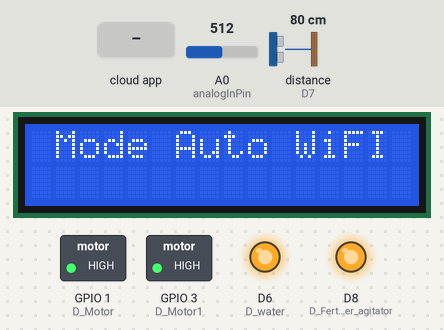
Bench run of a sketch on a simulated ESP8266 (Wemos D1 mini). Parts: 16×2 character LCD, switched loads named in the sketch (green lamp = pin HIGH), output pins drawn as LEDs (lit = HIGH). Wiring (inferred from the names in the program): ultrasonic range finder: trigger D0; echo D7. The inputs (shaded band) are chosen by the test bench; at power-on: A0 (analogInPin) = 512, distance to the obstacle (sensor on D7) 80 cm. The echo pulse lasts 58.3 µs per cm; WiFi joins after 1.5 s; servers stay silent unless stated; the local clock reads 2024-03-15 10:24:30 at power-on unless the sketch sets it; the Firebase database answers and starts empty; pins used as bus, display or sensor lines are not drawn; what the sketch prints to the serial monitor is not drawn.

Above: at 5.2 s.
5.3 s: the phone or cloud app sets Mode to 1
At 6.7 s:
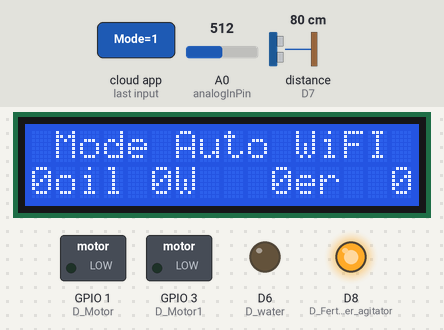
13.8 s: the phone or cloud app sets Mode to 0
At 22.6 s:
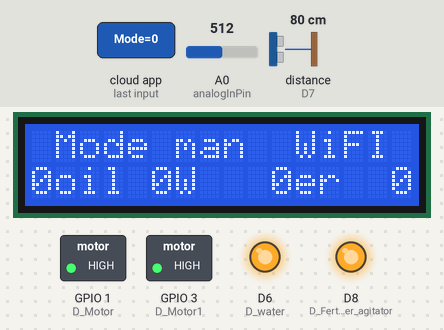
23.3 s: the phone or cloud app sets Distance to 1
At 28.3 s:
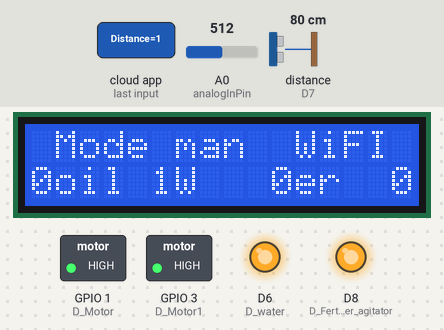
29.1 s: the phone or cloud app sets fertilizer to 1
At 34.1 s:
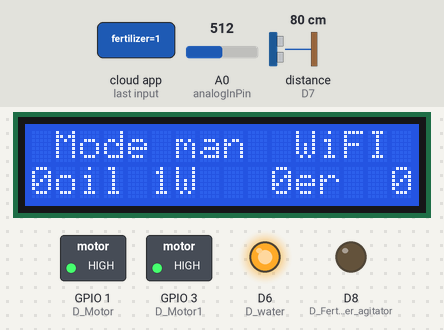
34.8 s: the phone or cloud app sets water to 1
At 44.8 s:
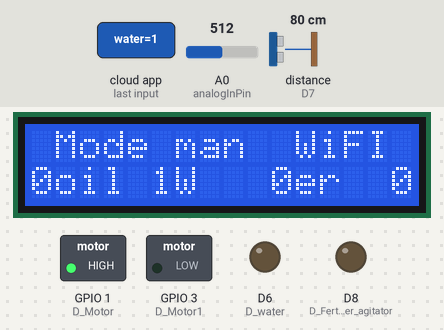
46.3 s: the phone or cloud app sets fertilizer to 0
At 51.8 s:
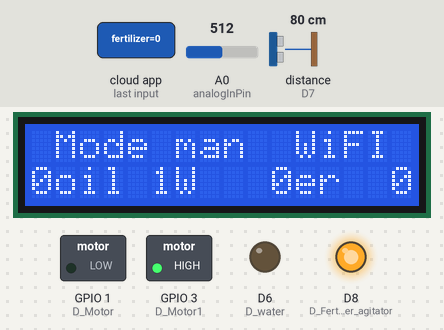
Timing chart, 0 to 53.1 s (numbered marks = the images above; inputs shaded):
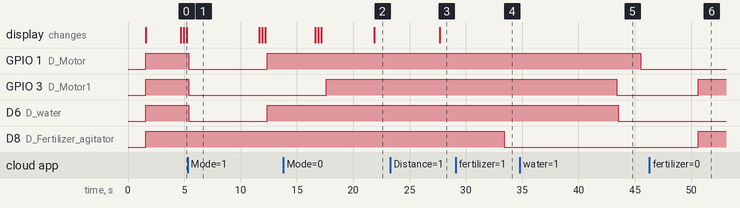

The sketch:

wemos.ino
```cpp
   #include "Wire.h"
#include "SPI.h"  // not used here, but needed to prevent a RTClib compile error
#include "RTClib.h"
#include "FirebaseESP8266.h"
#include <TridentTD_LineNotify.h>
#include <LiquidCrystal_I2C.h>
#include <SoftwareSerial.h>
#include "ThingSpeak.h"

#if defined(ESP8266)
#include <ESP8266WiFi.h>          //https://github.com/esp8266/Arduino
#else
#include <WiFi.h>          //https://github.com/esp8266/Arduino
#endif
#include <DNSServer.h>
#if defined(ESP8266)
#include <ESP8266WebServer.h>
#else
#include <WebServer.h>
#endif
#include <WiFiManager.h>
FirebaseData firebaseData;

RTC_DS3231 RTC;
LiquidCrystal_I2C lcd(0x27, 16, 2);
int data = 0;
int distance = 0;
#include <SoftwareSerial.h>
SoftwareSerial mySerial(D5, D2); // MRX, TX
//กำหนดขาของอุปกรณ์
const int pingPin = D0;
int inPin = D7;
#define D_Fertilizer_agitator D8 //เครื่องกวนปุ๋ย
#define D_water D6       //โซลินอยด์วาล์วระบบน้ำ//
#define D_Motor D10     //มอเตอร์//
#define D_Motor1 D9
// Config Firebase
#define FIREBASE_HOST "https://banana-2b8f2.firebaseio.com/"
#define FIREBASE_AUTH "CmdaAL0cg7MZ0BdtYS4MNgV8tlnAzsHmDtvupC9s"
// Config Thingeak
unsigned long myChannelNumber = 1082376;
const char * myWriteAPIKey = "2QVU67LMN9954N7N";
// Line config
#define LINE_TOKEN1 "tL0EDApus4aU9EPsNRQvwgKUSJ5mkLqCa0IU37ZyEcr"  //ความชื้นในดิน
#define LINE_TOKEN2 "HEWcRtoPzB88AmLRBee8ycVzoctR09yGOm6pVOxQSNz"  // ปุ๋ยในดิน
#define LINE_TOKEN3 "1I2WG8dFvBWDpSKC6kp3qDsoKUx9H6lqACqHjt5E03W"  // ระดับน้ำในถัง
#define LINE_TOKEN4 "Fg0fArlfVyyZPLMEmAeSx2QxWNVzHplPgd79nEMEetG"  // ระดับปุ๋ยในถัง
WiFiClient  client;
DateTime now = RTC.now();
String i2cget;
String Distance = "", fertility = "", StringCut1, StringCut2, StringCut3, StringCut4, String1, String2, String3, String4;
int Mode = 1;
int Soil1, Distance1, Fertility1, tank1;//ค่าที่เซ็ต
int Soil, fertility2, Distance2, tank2;//ค่าเซนเซอร์
int Soil3, Fertility3, Distance3, tank3; //ค่าที่เซ็ต -10
int  T_minute;
int WaterPlant = 0;
int waterHour = 0;
int waterMin = 0;
int waitHour = 0;
int waitMin = 0;
void setup() {
  Serial.begin(115200);
  mySerial.begin(115200);
  WiFiManager wifiManager;
  wifiManager.autoConnect("Durian");
  lcd.begin();
  lcd.backlight();
  Wire.begin();
  RTC.begin();
  lcd.clear();
  WIFI_Setup();
  pinMode(D5, OUTPUT);
  pinMode(D2, INPUT);
  pinMode(D_water, OUTPUT);
  pinMode(D_Motor, OUTPUT);
  pinMode(D_Motor1, OUTPUT);
  pinMode(D_Fertilizer_agitator , OUTPUT);
  digitalWrite(D_water, HIGH);
  digitalWrite(D_Motor, HIGH);
  digitalWrite(D_Motor1, HIGH);
  digitalWrite(D_Fertilizer_agitator , HIGH);
  Firebase.begin(FIREBASE_HOST, FIREBASE_AUTH);
  RTC.adjust(DateTime(__DATE__, __TIME__));
  if (! RTC.isrunning()) {
    Serial.println("RTC is NOT running!");
    RTC.adjust(DateTime(__DATE__, __TIME__));
  }
  DateTime now = RTC.now();
}
void loop() {
  mySerialEvent();
  soilsensor();
  tank();
  doTime();
  Line();
  ThingSpeakcc();
  Firebasecc();
  Lcd();
  auto1();
  manual1();
   Set();

  delay(1000);
}
void Set(){
  Soil3= Soil1-20;
  Fertility3 =Fertility1-20;
  Distance3=Distance1-20;
  tank3=tank1-20;
}
void doTime() {
  DateTime now = RTC.now();
  Serial.print(now.hour(), DEC);
  Serial.print(':');
  Serial.print(now.minute(), DEC);
  Serial.print(':');
  Serial.println(now.second(), DEC);
  T_minute = int(now.minute());
}
void WIFI_Setup() {
  Serial.println("Connected: " + String(WiFi.SSID()));
  Serial.println("with Password: " + String(WiFi.psk()));
  Serial.println("IP " + WiFi.localIP().toString());

  ThingSpeak.begin(client);
  Serial.println(WiFi.localIP());
  Firebase.begin(FIREBASE_HOST, FIREBASE_AUTH); // Google Firebase
}
//############################################################################################//
void Delaywater() {
  Firebase.reconnectWiFi(true);
  Firebase.getInt(firebaseData, "water");
  data = firebaseData.intData();
  if (data == 0) {
    //    Serial.println("Device OFF");
    digitalWrite(D6, HIGH); //โซลินอยด์วาล์วระบบน้ำ//
    digitalWrite(D10, HIGH); //มอเตอร์//
    Serial.println("Delaywater OFF");
    Serial.println(" ");
  }
  else {
    //    Serial.println("Device ON");
    digitalWrite(D6, LOW); //โซลินอยด์วาล์วระบบน้ำ//
    delay(2000);
    digitalWrite(D10, LOW); //มอเตอร์//
    Serial.println("Delaywater ON");
    Serial.println(" ");
  }
}
//##########################################################################################//
void Delayfertilizer() {
  Firebase.reconnectWiFi(true);
  Firebase.getInt(firebaseData, "fertilizer");
  data = firebaseData.intData();

  if (data == 0) {
    //    Serial.println("Device OFF");
    digitalWrite(D8, HIGH); //เครืองกวน

    digitalWrite(D9, HIGH); //มอเตอร์
    Serial.println("Delayfertilizer OFF");
    Serial.println(" ");
  }
  else {
    //    Serial.println("Device ON");
    digitalWrite(D8, LOW); //เครื่องกวน
    delay(10000);
    digitalWrite(D9, LOW); // มาเตอร์
    Serial.println("Delayfertilizer ON");
    Serial.println(" ");
  }
}
//##########################################################################################//
void mySerialEvent() {
  while (mySerial.available()) {
    char inChar = (char)mySerial.read();
    //    Serial.println(inChar);
    if (inChar != '\r')
    {
      Distance += inChar;
      fertility += inChar;
    } else
    {
      US1();
      Npk_1();
    }
  }
}
void tank() {
  long duration, tank;
  pinMode(pingPin, OUTPUT);
  digitalWrite(pingPin, LOW);
  delayMicroseconds(2);
  digitalWrite(pingPin, HIGH);
  delayMicroseconds(10);
  digitalWrite(pingPin, LOW);
  pinMode(inPin, INPUT);
  duration = pulseIn(inPin, HIGH);
  tank = duration / 58.2;
  tank = 100 - tank;
  Serial.print("tank is:");
  Serial.print(tank);
  tank2 = tank;
  Serial.println("cm");
  delay(100);
}
void soilsensor() {
  int soilsensor = Serial.parseInt();
  const int analogInPin = A0;
  int sensorValue = 0;
  Soil = 0;
  sensorValue = analogRead(analogInPin);
  Soil = map(sensorValue, 870, 1023, 100, 0);
  Serial.print ("Soil Moisture : ");
  Serial.print(Soil);
  Serial.println(" %");

  delay(500);

}
void US1() {
  StringCut1 = Distance;
  StringCut2 = Distance;
  String1 = StringCut1.substring(1, 2);
  if (String1 == "d") {
    String2 = StringCut2.substring(2, StringCut2.length());
    Serial.println("mySerialEvent -> Distance = " + String2);
    Distance2 = String2.toInt();  //length

  }
  Distance = "";

}
void Npk_1() {
  StringCut3 = fertility;
  StringCut4 = fertility;
  String3 = StringCut3.substring(1, 2);
  //  Serial.println("String3 = f -> " + String3);
  if (String3 == "f") {
    String4 = StringCut4.substring(2, StringCut4.length() );
    Serial.println("mySerialEvent -> Fertility = " + String4);
    String4 = String4.toInt();  //length
    fertility2 = String4.toInt();
  }
  else {
  }
  fertility = "";
}

void auto1() {     //เปรียบเทียบค่าที่ได้รับมาจาก Firebase
  // data1 = Firebase.getInt("Mode");
  Firebase.reconnectWiFi(true);
  Firebase.getInt(firebaseData, "Mode");
  Mode = firebaseData.intData();
  if (Mode == 1 )
  {
    Serial.println("Mode Auto");
    //วัดปุ๋ย
    if ((fertility2 <= Fertility3) && (tank2 >= tank1 ) && ( Soil <= Soil3) && (Distance2 >= Distance1)) {
      int Hour = int(now.hour());
      int Min = int(now.minute());
      digitalWrite(D8, LOW ); //เปิดเครื่องกวนปุ๋ย
      digitalWrite(D9, LOW); //เปิดมอเตอร์//
      setTime(15, "water");
      digitalWrite(D8, HIGH ); //ปิดเครื่องกวนปุ๋ย
      digitalWrite(D6, LOW); //เปิดโซลินอยด์วาล์วระบบน้ำ//
      digitalWrite(D10, LOW); //เปิดมอเตอร์//

    }

    else if (tank2 <= tank3) {

      digitalWrite(D9, HIGH); //ปิดมอเตอร์//
    }
    // ให้น้ำ
    DateTime now = RTC.now();
    if (( Soil <= Soil3) && ( Distance2 >= Distance1 )) { //ตรวจสอบน้ำในแท๊ง
      int Hour = int(now.hour());
      int Min = int(now.minute());
      if (WaterPlant == 0) {
        digitalWrite(D6, LOW); //เปิดโซลินอยด์วาล์วระบบน้ำ//
        delay(2000);
        digitalWrite(D10, LOW); //เปิดมอเตอร์//
        Serial.print("รดน้ำเวลา "); Serial.print(Hour); Serial.print(" : "); Serial.println(Min);
        setTime(15, "water"); //ตั้งเวลารดน้ำ
        WaterPlant = 1;
        Serial.print("รดต่อถึงเวลา "); Serial.print(waterHour); Serial.print(" : "); Serial.println(waterMin);
      } else if (Hour == waterHour && Min == waterMin) {
        digitalWrite(D6, HIGH); //ปิดโซลินอยด์วาล์วระบบน้ำ
        digitalWrite(D10, HIGH); //ปิดมอเตอร์//
        Serial.println("ไม่รดแล้วนะ");
        setTime(30, "wait"); //ตั้งเวลาหยุด
      } else if (Hour == waitHour && Min == waitMin) {
        WaterPlant = 0;
        Serial.println("รดต่อละนะ");
      }
    } else if (( Soil >= Soil1) || ( Distance2 <= Distance3 )) {
      digitalWrite(D6, HIGH); //ปิดโซลินอยด์วาล์วระบบน้ำ//
      digitalWrite(D10, HIGH); //ปิดมอเตอร์//
      WaterPlant = 0;
      Serial.println("บังคับหยุดรดน้ำ");
    }
  }
}
void setTime(int waitTime, String command) {
  DateTime now = RTC.now();
  int Min = int(now.minute()) + waitTime;
  int Hour = int(now.hour());
  if (Min > 60) {
    Min -= 60;
    if (Hour == 23) Hour = 0;
    else Hour += 1;
  }
  if (command == "water") {
    waterHour = Hour;
    waterMin = Min;
  } else if (command == "wait") {
    waitHour = Hour;
    waitMin = Min;
  }
}
void manual1() {     //เปรียบเทียบค่าที่ได้รับมาจาก Firebase
  Firebase.reconnectWiFi(true);
  Firebase.getInt(firebaseData, "Mode");
  Mode = firebaseData.intData();
  if (Mode == 0 ) {
    Serial.println("Mode Manual");
    Serial.println(" ");
    Delayfertilizer();
    Delaywater();

  }
}
void Firebasecc() {
  Firebase.reconnectWiFi(true);
  Firebase.setInt(firebaseData, "sensor/Soil Moisture1", Soil);
  Soil = firebaseData.intData();

  Firebase.reconnectWiFi(true);
  Firebase.setInt(firebaseData, "sensor/Distance1", Distance2);
  Distance2 = firebaseData.intData();
  Firebase.reconnectWiFi(true);
  Firebase.setInt(firebaseData, "sensor/Fertility1", fertility2);
  fertility2 = firebaseData.intData();
  Firebase.reconnectWiFi(true);
  Firebase.setInt(firebaseData, "sensor/tank1", tank2);
  tank2 = firebaseData.intData();
  Firebase.getInt(firebaseData, "sensor/Soil Moisture");
  Soil1 = firebaseData.intData();
  Firebase.getInt(firebaseData, "sensor/Distance");
  Distance1 = firebaseData.intData();
  Firebase.getInt(firebaseData, "sensor/Fertility");
  Fertility1 = firebaseData.intData();
  Firebase.getInt(firebaseData, "sensor/tank");
  tank1 = firebaseData.intData();

}
void ThingSpeakcc() {
  ThingSpeak.setField(1, Soil);
  ThingSpeak.setField(2, fertility2);
  ThingSpeak.setField(3, Distance2);
  ThingSpeak.setField(4, tank2);
  // write to the ThingSpeak channel
  int x = ThingSpeak.writeFields(myChannelNumber, myWriteAPIKey);
  if (x == 200) {
    Serial.println("Channel update successful.");
  }
  else {
    Serial.println("Problem updating channel. HTTP error code " + String(x));
  }
}

void Line() {
  if (Soil <= Soil3)
  {
    LINE.setToken(LINE_TOKEN1);
    LINE.notify("ความชื้นในดินน้อย");
    LINE.notify(Soil);
  }

  if (fertility2 <= Fertility3)
  {
    LINE.setToken(LINE_TOKEN2);
    LINE.notify("ปุ๋ยในดินน้อย");
    LINE.notify(fertility2);
  }

  if (Distance2 <= Distance3)
  {
    LINE.setToken(LINE_TOKEN3);
    LINE.notify("น้ำในแท๊งค์ใกล้จะหมด");
    LINE.notify(Distance2);
  }
  if (tank2 <= tank3)
  {
    LINE.setToken(LINE_TOKEN4);
    LINE.notify("ปุ๋ยแท๊งค์ใกล้จะหมด");
    LINE.notify(tank2);
  }
}
void Lcd() {

  if (Mode == 1 ) {
    lcd.clear();
    lcd.setCursor(1, 0);
    lcd.print("Mode Auto");
    delay(250);
  }
  else {
    lcd.setCursor(1, 0);
    lcd.print("Mode man ");
    delay(250);
  }
  if (WiFi.status() != WL_CONNECTED ) {
    lcd.clear();
    lcd.setCursor(11, 0);
    lcd.print("WiFI OFF");
    delay(250);
  }
  else {
    lcd.setCursor(11, 0);
    lcd.print("WiFI ON ");
    delay(250);
  }
  //ความชื้นในดิน
  lcd.setCursor(0, 1);
  lcd.print("Soil ");
  lcd.setCursor(0, 2);
  lcd.print(Soil1);
  lcd.setCursor(20, 1);
  lcd.print(Soil);
  lcd.print(" ");
  //น้ำในถัง
  lcd.setCursor(5, 1);
  lcd.print("TW");
  lcd.setCursor(5, 2);
  lcd.print( Distance1);
  lcd.setCursor(25, 1);
  lcd.print(Distance2);
  lcd.print(" ");
  //ปุ๋ยในดิน
  lcd.setCursor(10, 1);
  lcd.print("Fer");
  lcd.setCursor(10, 2);
  lcd.print(Fertility1);
  lcd.setCursor(30, 1);
  lcd.print(fertility2);
  lcd.print(" ");
  //ปุ๋ยในถัง
  lcd.setCursor(15, 1);
  lcd.print("TF");
  lcd.setCursor(15, 2);
  lcd.print(tank1);
  lcd.setCursor(35, 1);
  lcd.print(tank2);
  lcd.print(" ");
}
```

Measured:
- after the input at 5.3 s, GPIO 1 (D_Motor), D6 (D_water): HIGH → LOW after 0.09 s, → HIGH 7.0 s later; GPIO 3 (D_Motor1): HIGH → LOW after 0.08 s
- after the input at 13.8 s, GPIO 3 (D_Motor1): LOW → HIGH after 3.8 s
- after the input at 23.3 s, the display: changes after 4.4 s (image 3)
- after the input at 29.1 s, D8 (D_Fertilizer_agitator): HIGH → LOW after 4.3 s
- after the input at 34.8 s, GPIO 1 (D_Motor): HIGH → LOW after 10.7 s; D6 (D_water): HIGH → LOW after 8.7 s
- after the input at 46.3 s, GPIO 3 (D_Motor1), D8 (D_Fertilizer_agitator): LOW → HIGH after 4.3 s
